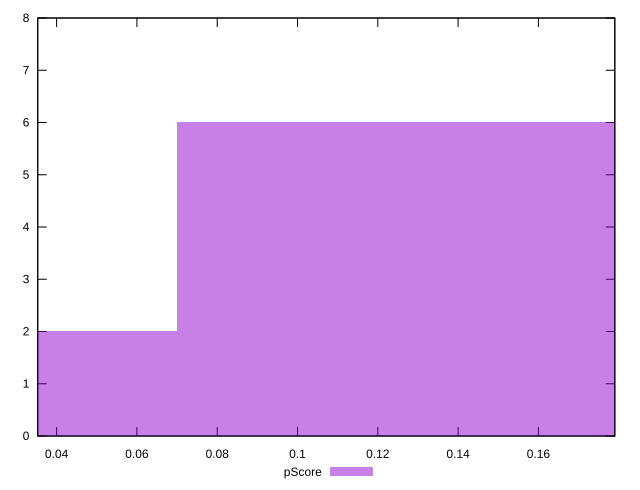

Write gnuplot code to recreate this figure.
reset

$pScore <<EOF
0 2
0.13975553558775622 6
EOF

set key outside below
set boxwidth 0.13975553558775622
set xrange [0.03529983417499377:0.17903775230476648]
set yrange [0:8]
set trange [0:8]
set style fill transparent solid 0.5 noborder
set terminal svg size 640, 490 enhanced background rgb 'white'
set output "report/report_00029_2021-02-24T13-36-40.390Z/speed-index/samples/astro/pScore/histogram.svg"

plot $pScore title "pScore" with boxes

reset
